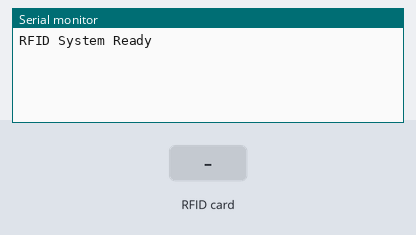
This sketch was run on a simulated Arduino Uno, built with avr-gcc and run on an emulated ATmega328P. On the bench: the last lines printed to the serial monitor. The test bench sets the inputs (shaded band).

Above: at 1.5 s.
1.6 s: RFID card 84 97 32 02 held to the reader
At 2.2 s:
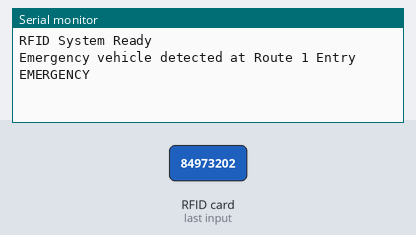
3.1 s: RFID card 5E 7A 19 C4 held to the reader
At 4.2 s:
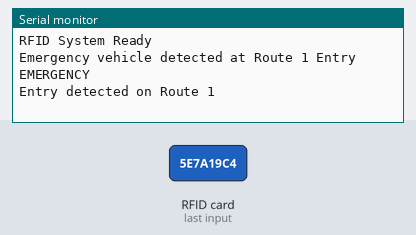

Measured:
- after the input at 1.6 s, the serial monitor: prints a new line at once (image 1)
- after the input at 3.1 s, the serial monitor: prints a new line after 0.44 s (image 2)

The sketch:

master_with_e.ino
```cpp
#include <SPI.h>
#include <MFRC522.h>

// Define pins for RFID readers
#define RST_PIN 9
#define SDA1 6     // Entry Reader for Route 1
#define SDA2 7     // Entry Reader for Route 2
#define SDA3 10    // Entry Reader for Route 3
#define SDA4 2     // Exit Reader for Route 1
#define SDA5 4     // Exit Reader for Route 2
#define SDA6 3     // Exit Reader for Route 3

MFRC522 reader1(SDA1, RST_PIN);
MFRC522 reader2(SDA2, RST_PIN);
MFRC522 reader3(SDA3, RST_PIN);
MFRC522 reader4(SDA4, RST_PIN);
MFRC522 reader5(SDA5, RST_PIN);
MFRC522 reader6(SDA6, RST_PIN);

// Vehicle counts
int count1 = 0, count2 = 0, count3 = 0;

// Timing variables
unsigned long lastUpdateTime = 0;
bool firstUpdateSent = false;

// Emergency vehicle UIDs (example values, adjust as needed)
const String EMERGENCY_UID_1 = "84973202"; // Replace with actual UID
const String EMERGENCY_UID_2 = "E3DF7422"; // Replace with actual UID
bool emergencyDetected = false;
unsigned long emergencyStartTime = 0;

void setup() {
    Serial.begin(9600);
    SPI.begin();
    reader1.PCD_Init();
    reader2.PCD_Init();
    reader3.PCD_Init();
    reader4.PCD_Init();
    reader5.PCD_Init();
    reader6.PCD_Init();
    Serial.println("RFID System Ready");
}

void loop() {
    unsigned long currentTime = millis(); // Declare currentTime here for global scope access

    checkRFID(reader1, 1, true, currentTime);  // Route 1 Entry
    checkRFID(reader2, 2, true, currentTime);  // Route 2 Entry
    checkRFID(reader3, 3, true, currentTime);  // Route 3 Entry
    checkRFID(reader4, 1, false, currentTime); // Route 1 Exit
    checkRFID(reader5, 2, false, currentTime); // Route 2 Exit
    checkRFID(reader6, 3, false, currentTime); // Route 3 Exit

    // Send counts at t=25s, then every 30s
    if (!firstUpdateSent) {
        if (currentTime >= 25000) {
            sendCounts();
            lastUpdateTime = currentTime;
            firstUpdateSent = true;
        }
    } else if (!emergencyDetected && currentTime - lastUpdateTime >= 30000) {
        sendCounts();
        lastUpdateTime = currentTime;
    } else if (emergencyDetected && currentTime - emergencyStartTime >= 25000) {
        // After 25s of emergency, send counts and resume normal operation
        sendCounts();
        lastUpdateTime = currentTime;
        emergencyDetected = false;
        Serial.println("Emergency mode ended, resuming normal operation");
    }

    delay(500);
}

void checkRFID(MFRC522 &reader, int route, bool isEntry, unsigned long currentTime) {
    if (reader.PICC_IsNewCardPresent() && reader.PICC_ReadCardSerial()) {
        String uid = getUID(reader);
        if (uid == EMERGENCY_UID_1 || uid == EMERGENCY_UID_2) {
            emergencyDetected = true;
            emergencyStartTime = currentTime;
            Serial.print("Emergency vehicle detected at Route ");
            Serial.print(route);
            Serial.println(isEntry ? " Entry" : " Exit");
            Serial.println("EMERGENCY");
        } else if (!emergencyDetected || (emergencyDetected && currentTime - emergencyStartTime < 25000)) {
            if (isEntry) {
                switch (route) {
                    case 1: count1++; Serial.println("Entry detected on Route 1"); break;
                    case 2: count2++; Serial.println("Entry detected on Route 2"); break;
                    case 3: count3++; Serial.println("Entry detected on Route 3"); break;
                }
            } else {
                switch (route) {
                    case 1: if (count1 > 0) { count1--; Serial.println("Exit detected on Route 1"); } break;
                    case 2: if (count2 > 0) { count2--; Serial.println("Exit detected on Route 2"); } break;
                    case 3: if (count3 > 0) { count3--; Serial.println("Exit detected on Route 3"); } break;
                }
            }
        }
        reader.PICC_HaltA();
    }
}

String getUID(MFRC522 &reader) {
    String uid = "";
    for (byte i = 0; i < reader.uid.size; i++) {
        uid += String(reader.uid.uidByte[i] < 0x10 ? "0" : "");
        uid += String(reader.uid.uidByte[i], HEX);
    }
    uid.toUpperCase();
    return uid;
}

void sendCounts() {
    if (emergencyDetected) {
        Serial.println("EMERGENCY");
    } else {
        Serial.print(count1);
        Serial.print(",");
        Serial.print(count2);
        Serial.print(",");
        Serial.println(count3);
    }
    Serial.print("Counts sent at t = ");
    Serial.print(millis() / 1000);
    Serial.println("s");
}
```
